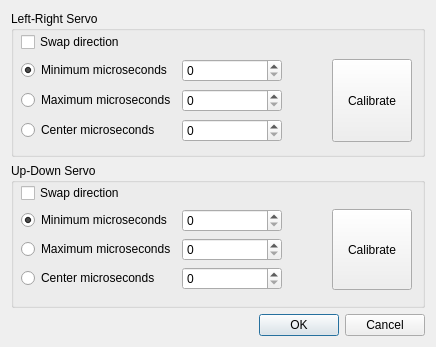
<?xml version="1.0" encoding="UTF-8"?>
<ui version="4.0">
 <class>SettingsDialog</class>
 <widget class="QDialog" name="SettingsDialog">
  <property name="geometry">
   <rect>
    <x>0</x>
    <y>0</y>
    <width>436</width>
    <height>347</height>
   </rect>
  </property>
  <property name="windowTitle">
   <string>Settings</string>
  </property>
  <layout class="QVBoxLayout" name="verticalLayout">
   <item>
    <layout class="QVBoxLayout" name="verticalLayout_2">
     <item>
      <widget class="QGroupBox" name="groupBox">
       <property name="title">
        <string>Left-Right Servo</string>
       </property>
       <widget class="QWidget" name="gridLayoutWidget">
        <property name="geometry">
         <rect>
          <x>10</x>
          <y>20</y>
          <width>391</width>
          <height>115</height>
         </rect>
        </property>
        <layout class="QGridLayout" name="gridLayout_2">
         <item row="2" column="0">
          <widget class="QRadioButton" name="rb_lrMax">
           <property name="text">
            <string>Maximum microseconds</string>
           </property>
          </widget>
         </item>
         <item row="2" column="1">
          <widget class="QSpinBox" name="spin_lrMax"/>
         </item>
         <item row="0" column="0">
          <widget class="QCheckBox" name="cb_lrSwap">
           <property name="text">
            <string>Swap direction</string>
           </property>
          </widget>
         </item>
         <item row="1" column="1">
          <widget class="QSpinBox" name="spin_lrMin">
           <property name="sizePolicy">
            <sizepolicy hsizetype="Minimum" vsizetype="Fixed">
             <horstretch>0</horstretch>
             <verstretch>0</verstretch>
            </sizepolicy>
           </property>
           <property name="minimumSize">
            <size>
             <width>100</width>
             <height>0</height>
            </size>
           </property>
          </widget>
         </item>
         <item row="1" column="0">
          <widget class="QRadioButton" name="rb_lrMin">
           <property name="text">
            <string>Minimum microseconds</string>
           </property>
           <property name="checked">
            <bool>true</bool>
           </property>
          </widget>
         </item>
         <item row="1" column="2">
          <spacer name="horizontalSpacer">
           <property name="orientation">
            <enum>Qt::Horizontal</enum>
           </property>
           <property name="sizeHint" stdset="0">
            <size>
             <width>40</width>
             <height>20</height>
            </size>
           </property>
          </spacer>
         </item>
         <item row="3" column="0">
          <widget class="QRadioButton" name="rb_lrCenter">
           <property name="text">
            <string>Center microseconds</string>
           </property>
          </widget>
         </item>
         <item row="3" column="1">
          <widget class="QSpinBox" name="spin_lrCenter"/>
         </item>
         <item row="1" column="3" rowspan="3">
          <widget class="QPushButton" name="btn_lrCalibrate">
           <property name="sizePolicy">
            <sizepolicy hsizetype="Minimum" vsizetype="Minimum">
             <horstretch>0</horstretch>
             <verstretch>0</verstretch>
            </sizepolicy>
           </property>
           <property name="text">
            <string>Calibrate</string>
           </property>
          </widget>
         </item>
        </layout>
       </widget>
      </widget>
     </item>
    </layout>
   </item>
   <item>
    <layout class="QVBoxLayout" name="verticalLayout_3">
     <item>
      <widget class="QGroupBox" name="groupBox_2">
       <property name="title">
        <string>Up-Down Servo</string>
       </property>
       <widget class="QWidget" name="gridLayoutWidget_2">
        <property name="geometry">
         <rect>
          <x>10</x>
          <y>20</y>
          <width>391</width>
          <height>109</height>
         </rect>
        </property>
        <layout class="QGridLayout" name="gridLayout_3">
         <item row="0" column="0">
          <widget class="QCheckBox" name="cb_udSwap">
           <property name="text">
            <string>Swap direction</string>
           </property>
          </widget>
         </item>
         <item row="1" column="2">
          <spacer name="horizontalSpacer_2">
           <property name="orientation">
            <enum>Qt::Horizontal</enum>
           </property>
           <property name="sizeHint" stdset="0">
            <size>
             <width>40</width>
             <height>20</height>
            </size>
           </property>
          </spacer>
         </item>
         <item row="2" column="1">
          <widget class="QSpinBox" name="spin_udMax"/>
         </item>
         <item row="1" column="1">
          <widget class="QSpinBox" name="spin_udMin">
           <property name="sizePolicy">
            <sizepolicy hsizetype="Minimum" vsizetype="Fixed">
             <horstretch>0</horstretch>
             <verstretch>0</verstretch>
            </sizepolicy>
           </property>
           <property name="minimumSize">
            <size>
             <width>100</width>
             <height>0</height>
            </size>
           </property>
          </widget>
         </item>
         <item row="2" column="0">
          <widget class="QRadioButton" name="rb_udMax">
           <property name="text">
            <string>Maximum microseconds</string>
           </property>
          </widget>
         </item>
         <item row="1" column="0">
          <widget class="QRadioButton" name="rb_udMin">
           <property name="text">
            <string>Minimum microseconds</string>
           </property>
           <property name="checked">
            <bool>true</bool>
           </property>
          </widget>
         </item>
         <item row="3" column="0">
          <widget class="QRadioButton" name="rb_lrCenter_2">
           <property name="text">
            <string>Center microseconds</string>
           </property>
          </widget>
         </item>
         <item row="3" column="1">
          <widget class="QSpinBox" name="spin_udCenter"/>
         </item>
         <item row="1" column="3" rowspan="3">
          <widget class="QPushButton" name="btn_udCalibrate">
           <property name="sizePolicy">
            <sizepolicy hsizetype="Minimum" vsizetype="Minimum">
             <horstretch>0</horstretch>
             <verstretch>0</verstretch>
            </sizepolicy>
           </property>
           <property name="text">
            <string>Calibrate</string>
           </property>
          </widget>
         </item>
        </layout>
       </widget>
      </widget>
     </item>
    </layout>
   </item>
   <item>
    <widget class="QDialogButtonBox" name="buttonBox">
     <property name="orientation">
      <enum>Qt::Horizontal</enum>
     </property>
     <property name="standardButtons">
      <set>QDialogButtonBox::Cancel|QDialogButtonBox::Ok</set>
     </property>
    </widget>
   </item>
  </layout>
 </widget>
 <resources/>
 <connections>
  <connection>
   <sender>buttonBox</sender>
   <signal>accepted()</signal>
   <receiver>SettingsDialog</receiver>
   <slot>accept()</slot>
   <hints>
    <hint type="sourcelabel">
     <x>248</x>
     <y>254</y>
    </hint>
    <hint type="destinationlabel">
     <x>157</x>
     <y>274</y>
    </hint>
   </hints>
  </connection>
  <connection>
   <sender>buttonBox</sender>
   <signal>rejected()</signal>
   <receiver>SettingsDialog</receiver>
   <slot>reject()</slot>
   <hints>
    <hint type="sourcelabel">
     <x>316</x>
     <y>260</y>
    </hint>
    <hint type="destinationlabel">
     <x>286</x>
     <y>274</y>
    </hint>
   </hints>
  </connection>
 </connections>
</ui>
